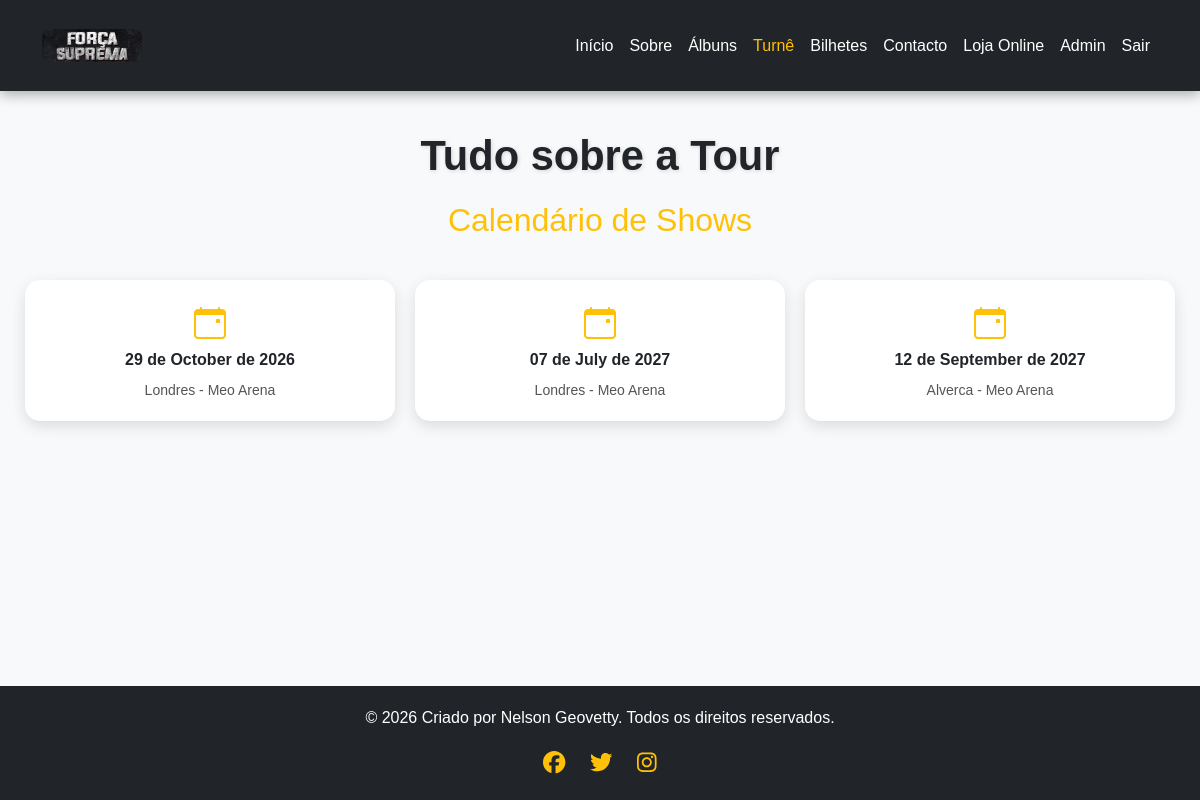
Page /site/eventos/tour.php on the committed database.
### tables this page shows
CREATE TABLE `tour_dates` (
  `id` int(11) NOT NULL,
  `tour_date` date NOT NULL,
  `city` varchar(255) DEFAULT NULL,
  `venue` varchar(255) DEFAULT NULL,
  `created_at` timestamp NOT NULL DEFAULT current_timestamp()
);

### site/eventos/tour.php (the view, shortened to what this page needs)
<?php
require_once __DIR__ . '/../../conexao/db.php';
$tour_dates = $pdo->query("SELECT * FROM tour_dates WHERE tour_date >= CURDATE() ORDER BY tour_date ASC")->fetchAll();
$hoje = date('Y-m-d');
?>
<!DOCTYPE html>
<html lang="pt">
<head>
  <link rel="stylesheet" href="https://cdn.jsdelivr.net/npm/bootstrap@5.3.0/dist/css/bootstrap.min.css">
  <link href="https://cdn.jsdelivr.net/npm/bootstrap-icons@1.10.5/font/bootstrap-icons.css" rel="stylesheet">
      <link rel="stylesheet" href="../css/style.css">
</head>
<body class="pg-tour">
  <header class="bg-dark text-white py-3">
    <div class="container">
      <nav class="navbar navbar-expand-lg navbar-dark">
        <a class="navbar-brand" href="#">
          <img src="../img/logo.jpg" alt="Logo da Banda Força Suprema">
        </a>
        <div class="collapse navbar-collapse" id="menuPrincipal">
          <ul class="navbar-nav ms-auto text-end">
            <li class="nav-item">
              <a href="../index2.php" class="nav-link">Início</a>
            </li>
            <li class="nav-item">
              <a href="../sobre.php" class="nav-link">Sobre</a>
            </li>
            <li class="nav-item">
              <a href="../galeria/albuns.php" class="nav-link">Álbuns</a>
            </li>
            <li class="nav-item">
              <a href="tour.php" class="nav-link active">Turnê</a>
            </li>
            <li class="nav-item">
                            <a href="tickets.php" class="nav-link">Bilhetes</a>
                        </li>
            <li class="nav-item">
              <a href="../contactos/contactos.php" class="nav-link">Contacto</a>
            </li>
            <li class="nav-item">
              <a href="../loja/loja_online.php" class="nav-link">Loja Online</a>
            </li>
            <li class="nav-item">
              <a href="../admin/login_admin.php" class="nav-link">Admin</a>
            </li>
            <li class="nav-item">
              <a href="../conta/sair.php" class="nav-link">Sair</a>
            </li>
          </ul>
        </div>
      </nav>
    </div>
  </header>
  <main>
    <h1 class="h1_torne">Tudo sobre a Tour</h1>
    <h2>Calendário de Shows</h2>
    <div class="tour-container">
      <?php if ($tour_dates): ?>
        <?php foreach ($tour_dates as $d):
          $classe = ($d['tour_date'] < $hoje) ? 'passado' : 'futuro';
        ?>
          <div class="tour-card <?= $classe ?>">
            <i class="bi bi-calendar-event"></i>
            <span>
              <?= date("d \\d\\e F \\d\\e Y", strtotime($d['tour_date'])) ?>
            </span>
            <small>
              <?= htmlspecialchars($d['city']) ?>
              -
              <?= htmlspecialchars($d['venue']) ?>
            </small>
          </div>
        <?php endforeach; ?>
      <?php else: ?>
        <p class="text-center">
          Nenhuma data de tour cadastrada.
        </p>
      <?php endif; ?>
    </div>
  </main>
  <footer>
    <p>&copy; 2026 Criado por Nelson Geovetty. Todos os direitos reservados.</p>
    <div>
      <a href="#"><i class="fab fa-facebook"></i></a>
      <a href="#"><i class="fab fa-twitter"></i></a>
      <a href="#"><i class="fab fa-instagram"></i></a>
    </div>
  </footer>
</body>
</html>

### site/css/style.css (style rules this page uses)
body.pg-tour { font-family: 'Poppins', sans-serif; background: #f8f9fa; margin: 0; display: flex; flex-direction: column; min-height: 100vh; }
.pg-tour main { flex: 1; }
.pg-tour header { background: #212529; position: sticky; top: 0; z-index: 1000; box-shadow: 0 4px 12px rgba(0, 0, 0, .3); }
.pg-tour header .nav-link { color: #fff; font-weight: 500; transition: .3s; }
.pg-tour header .nav-link:hover, .pg-tour header .nav-link.active { color: #ffc107; }
.pg-tour header img { width: 100px; border-radius: 8px; }
.pg-tour .h1_torne { text-align: center; margin: 40px 0 20px; font-size: 2.6rem; font-weight: 700; color: #212529; text-shadow: 1px 1px 4px rgba(0, 0, 0, .15); }
.pg-tour main h2 { text-align: center; margin-bottom: 40px; color: #ffc107; }
.pg-tour .tour-container { display: grid; grid-template-columns: repeat(auto-fit, minmax(220px, 1fr)); gap: 20px; padding: 0 25px 50px; }
.pg-tour .tour-card { border-radius: 15px; padding: 20px; text-align: center; transition: .3s; box-shadow: 0 5px 15px rgba(0, 0, 0, .12); }
.pg-tour .tour-card i { font-size: 2rem; margin-bottom: 10px; }
.pg-tour .tour-card span { display: block; font-weight: 700; margin-bottom: 8px; }
.pg-tour .tour-card small { display: block; color: #555; }
.pg-tour .futuro { background: #fff; color: #212529; cursor: pointer; }
.pg-tour .futuro i { color: #ffc107; }
.pg-tour footer { background: #212529; color: #fff; text-align: center; padding: 20px 0; margin-top: auto; }
.pg-tour footer a { color: #ffc107; font-size: 1.4rem; margin: 0 10px; transition: .3s; }

### rows in the picture
tour_dates: tour_date "29 de October de 2026", city "Londres", venue "Meo Arena"
tour_dates: tour_date "07 de July de 2027", city "Londres", venue "Meo Arena"
tour_dates: tour_date "12 de September de 2027", city "Alverca", venue "Meo Arena"
